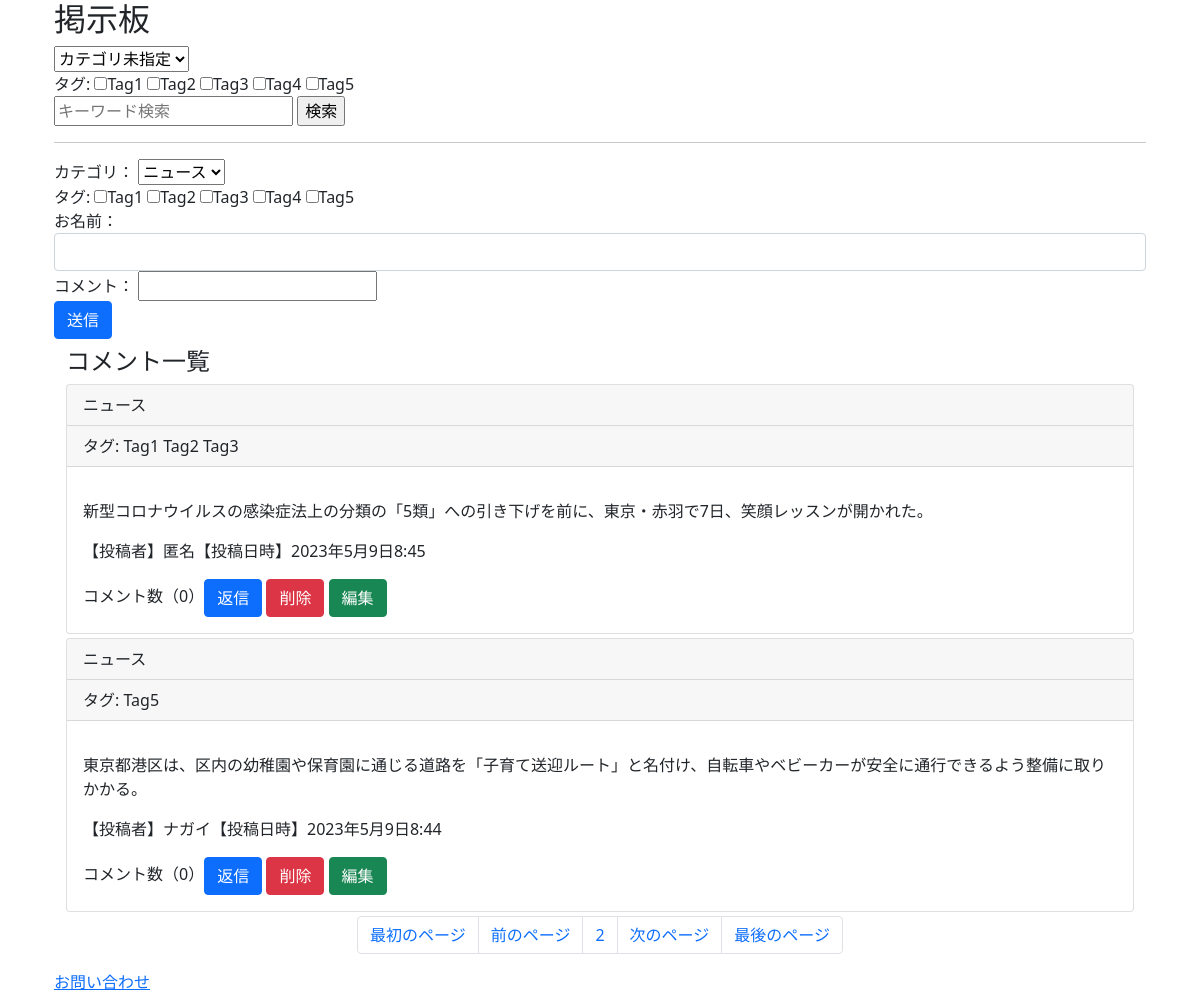
Screenshot of /?page=2 with the database file from the repository.
### bbs/models.py (models this page shows, shortened)
class Tag(models.Model):
    name = models.CharField(verbose_name='タグ名', max_length=20)

class Topic(models.Model):
    category = models.ForeignKey(Category, verbose_name='カテゴリ', on_delete=models.CASCADE, null=True, blank=True)
    tag = models.ManyToManyField(Tag, verbose_name='タグ', blank=True)
    comment = models.TextField(verbose_name='コメント')
    name = models.CharField(verbose_name="名前", max_length=20, default="匿名")
    created_at = models.DateTimeField(auto_now_add=True)
    def reply_amount(self):
        return Reply.objects.filter(target=self.id).count()

class Category(models.Model):
    name = models.CharField(verbose_name='カテゴリ名', max_length=20)
    def str_id(self):
        return str(self.id)
    def topic_amount(self):
        return Topic.objects.filter(category=self.id).count()
    class Meta:
        verbose_name_plural = 'Categories'

### bbs/views.py (the view, shortened to what this page needs)
class IndexView(View):
    def get(self, request, *args, **kwargs):
        query = Q()
        if 'search' in request.GET:
            words = request.GET['search'].replace(' ', '　').replace('、', '　').replace(',', '　').split('　')
            for word in words:
                if word == '':
                    continue
                query &= Q(comment__icontains=word)
        form = TopicCategoryForm(request.GET)
        if form.is_valid():
            cleaned = form.clean()  # fieldsで指定したフィールドを全て型変換{'category': Categoryのオブジェクト}
            if cleaned['category']:  # if文がないとカテゴリ未指定のデータだけ出てくる
                query &= Q(category=cleaned['category'])
        topics = Topic.objects.filter(query).order_by('-created_at')
        form = TopicTagForm(request.GET)
        if form.is_valid():
            cleaned = form.clean()
            selected_tags = cleaned['tag']
            for tag in selected_tags:
                new_topics = []
                for topic in topics:
                    if tag in topic.tag.all():
                        new_topics.append(topic)
                topics = new_topics
        paginator = Paginator(topics, 2)
        if 'page' in request.GET:
            topics = paginator.get_page(request.GET['page'])
        else:
            topics = paginator.get_page(1)
        categories = Category.objects.all()
        tags = Tag.objects.all()
        form = TopicForm
        context = {'topics': topics, 'categories': categories, 'tags': tags, 'form': form}
        return render(request, 'bbs/index.html', context)

### bbs/templatetags/param_change.py (called while the page is built)
@register.simple_tag()
def url_replace(request, key, value):
    copied = request.GET.copy()
    copied[key] = value
    return copied.urlencode()

### templates/bbs/index.html (shortened to what this page needs)
{% load param_change %}
<!DOCTYPE html>
<html lang="ja">
<head>
    <link href="https://cdn.jsdelivr.net/npm/bootstrap@5.0.2/dist/css/bootstrap.min.css" rel="stylesheet">
</head>
<body>
    <main class="container">
        <div class="container">
            <h2>掲示板</h2>
            <form method="get">
                <select name="category">
                    <option value="">カテゴリ未指定</option>
                </select>
                <div>
                    タグ:
                    {% for tag in tags %}
                    <label><input type="checkbox" name="tag" value="{{ tag.id }}">{{ tag.name }}</label>
                    {% endfor %}
                </div>
                <input type="text" name="search" placeholder="キーワード検索" value="{{ request.GET.search }}">
                <input type="submit" value="検索">
            </form>
            <hr>
            <form method="POST">
                <div class="form-group">
                    <label for="name">カテゴリ：</label>
                    <select name="category">
                        {% for category in categories %}
                        <option value="{{ category.id }}">{{ category.name }}</option>
                        {% endfor %}
                    </select>
                </div>
                <div>
                    タグ:
                    {% for tag in tags %}
                    <label><input type="checkbox" name="tag" value="{{ tag.id }}">{{ tag.name }}</label>
                    {% endfor %}
                </div>
                <div class="form-group">
                    <label for="name">お名前：</label>
                    <input type="text" class="form-control" name="name">
                </div>
                <div class="form-group">
                    <label for="comment">コメント：</label>
                    {{ form.comment }}
                </div>
                <button class="btn btn-primary" type="submit">送信</button>
            </form>
            <div class="container">
                <h4 class="my-2">コメント一覧</h4>
                {% for topic in topics %}
                <div class="card mb-1">
                    <div class="card-header">{{ topic.category.name }}</div>
                    <div class="card-header">タグ: {% for tag in topic.tag.all %}{{ tag.name }} {% endfor %}</div>
                    <div class="card-body">
                        <p class="card-text">{{ topic.comment|safe }}     【投稿者】{{ topic.name }}【投稿日時】{{ topic.created_at }}</p>
                        コメント数（{{ topic.reply_amount }}）<a class="btn btn-primary" href="{% url 'bbs:reply' topic.id %}">返信</a>
                        <form action="{% url 'bbs:topic_delete' topic.id %}" method="post" style="display:inline-block;" onsubmit="if(confirm('本当に削除しますか？')){ return true } else { return false };">
                            <input class="btn btn-danger" type="submit" value="削除">
                        </form>
                        <a class="btn btn-success" href="{% url 'bbs:topic_edit' topic.id %}">編集</a>
                    </div>
                </div>
                {% endfor %}
                <ul class="pagination justify-content-center">
                    {% if topics.has_previous %}
                    <li class="page-item"><a class="page-link" href="?{% url_replace request 'page' '1' %}">最初のページ</a></li>
                    <li class="page-item"><a class="page-link" href="?{% url_replace request 'page' topics.previous_page_number %}">前のページ</a></li>
                    {% else %}
                    <li class="page-item"><a class="page-link">最初のページ</a></li>
                    <li class="page-item"><a class="page-link">前のページ</a></li>
                    {% endif %}
                    <li class="page-item"><a class="page-link">{{ topics.number }}</a></li>
                    {% if topics.has_next %}
                    <li class="page-item"><a class="page-link" href="?{% url_replace request 'page' topics.next_page_number %}">次のページ</a></li>
                    <li class="page-item"><a class="page-link" href="?{% url_replace request 'page' topics.paginator.num_pages %}">最後のページ</a></li>
                    {% else %}
                    <li class="page-item"><a class="page-link">次のページ</a></li>
                    <li class="page-item"><a class="page-link">最後のページ</a></li>
                    {% endif %}
                </ul>
            </div>
            <a href="{% url 'bbs:contacts' %}">お問い合わせ</a>
        </div>
    </main>
</body>
</html>

### rows the page displays
Tag: name "Tag1"
Tag: name "Tag2"
Tag: name "Tag3"
Tag: name "Tag4"
Tag: name "Tag5"
Topic: category.name "ニュース", comment "新型 コロナウイルス の感染症法上の分類の「5類」への引き下げを前に、東京・赤羽で7日、笑顔レッスンが開かれた。", name "匿名", created_at "2023年5月9日8:45", reply_amount "0"
Topic: category.name "ニュース", comment "東京都港区は、区内の幼稚園や保育園に通じる道路を「子育て送迎ルート」と名付け、自転車やベビーカーが安全に通行できるよう整備に取りかかる。", name "ナガイ", created_at "2023年5月9日8:44", reply_amount "0"

### other values shown
{{ topics.number }} "2"
form field category "ニュース"
